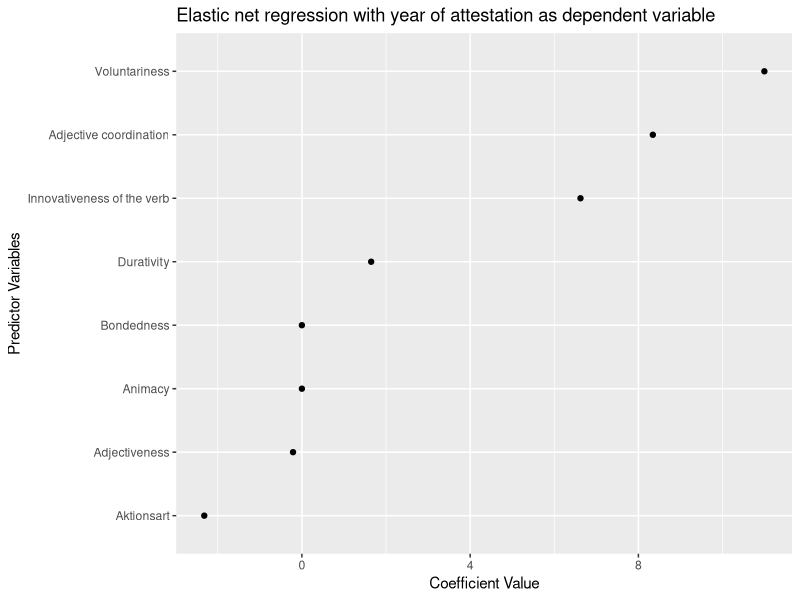
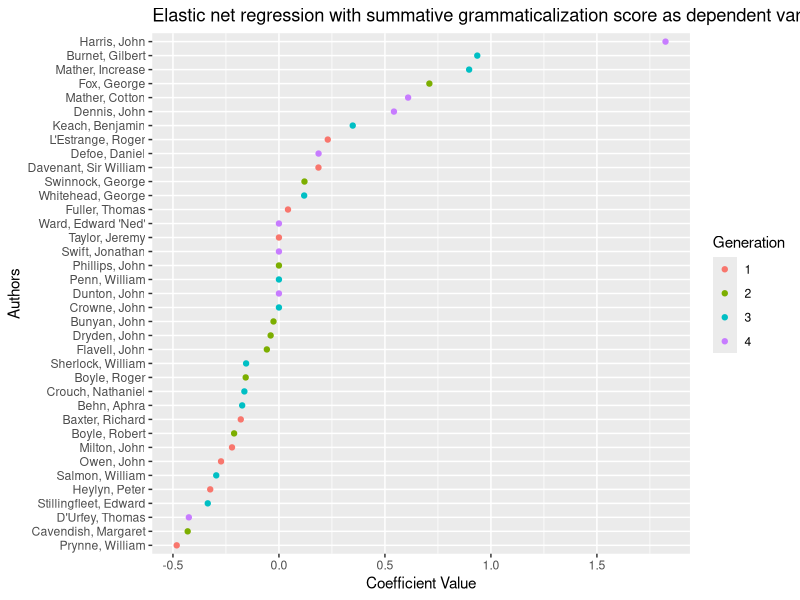
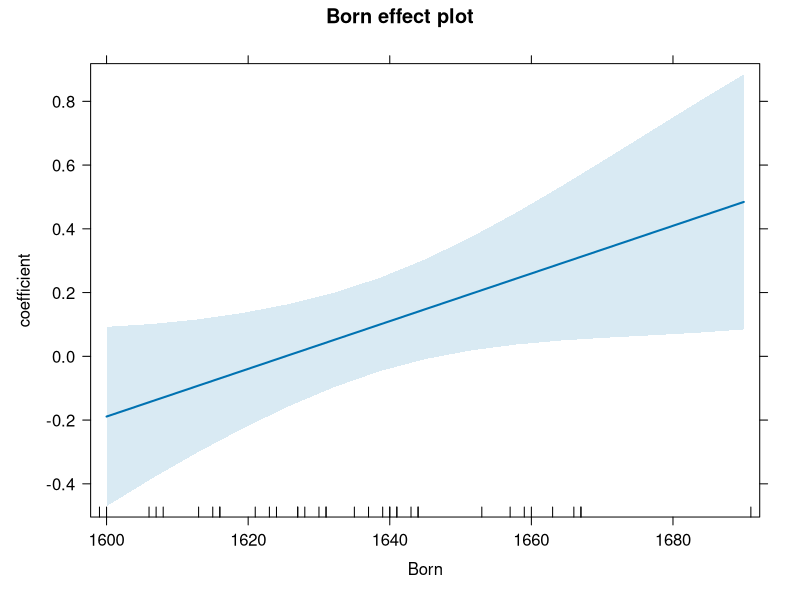
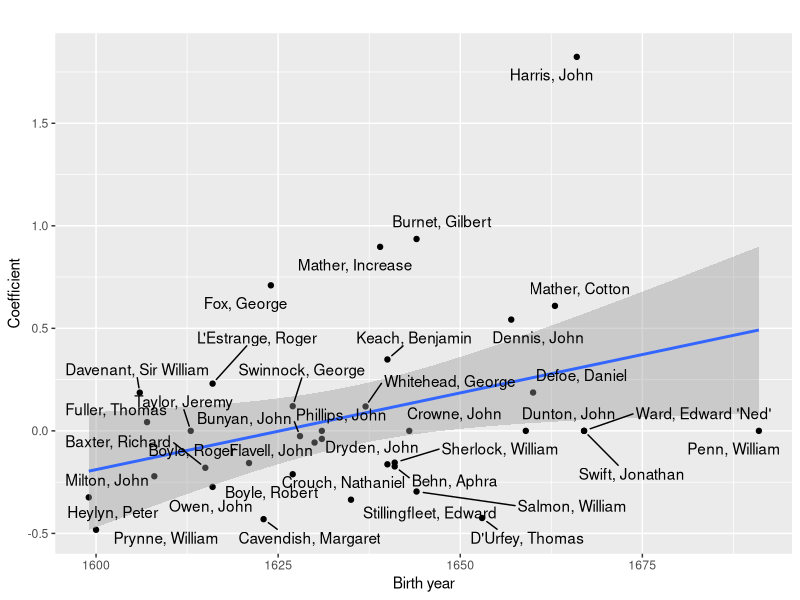

Generate these figures, in order, with R:
#### Read libraries ####
library(readxl)
library(stats)
library(dplyr)
library(lme4)
library(ggplot2)
library(car)
library(glmnet)
library(tibble)
library(effects)

set.seed(20)

#### Read dataset ####
keep <- read_xlsx("Keep_Ving_Dataset.xlsx", 
                  sheet=1, 
                  col_names = TRUE)

author_details <- read_xlsx("author_details.xlsx", 
                  sheet=1, 
                  col_names = TRUE)

keep <- merge(keep, author_details, by = "author", all.x = TRUE)


# Drop "double" annotations used for collexeme analysis
keep <- subset(keep, ID!="double")

# Drop 5th generation (too little attestations)
keep <- subset(keep, generation!=5)

#### Grammaticalization Scores ####

adj_data <- read_xlsx("adjectivalness_analysis.xlsx", 
                  sheet=1, 
                  col_names = TRUE)

keep <- merge(keep, adj_data, by.x = "ing_form", by.y = "Word", all.x = TRUE)



collexeme_data <- read_xlsx("collexemes_keep.xlsx", 
                      sheet=1, 
                      col_names = TRUE)

keep <- merge(keep, collexeme_data, by.x = "Verb", by.y = "words", all.x = TRUE)

keep$Adjectiveness <- 1 - keep$Adjectiveness

keep$Score <- keep$Adj_score +
  keep$Durative_score +
  keep$Aktionsart_score + 
  keep$Animacy_subject_score +
  keep$Bondedness_score +
  keep$Voluntariness_score +
  keep$Adjectiveness +
  keep$Innovativeness_score


#### Grammaticalization variable selection with elastic net regression ####

# Predictor variables
X <- as.matrix(keep[, c("Adj_score",
                        "Innovativeness_score",
                        "Durative_score",
                        "Aktionsart_score",
                        "Animacy_subject_score",
                        "Bondedness_score",
                        "Adjectiveness_score",
                        "Voluntariness_score")])

correlation_matrix <- cor(X)
print(correlation_matrix)

# Dependent variable
Y <- keep$textDate  

# Define alphas to test
alphas <- seq(0, 1, by = 0.1)

# Initialize an empty data frame to store final results
results <- tibble(alpha = numeric(), lambda = numeric(), mse = numeric(), non_zero = numeric(), model_name = factor())

# Set up the cross-validation loop
for (i in seq_along(alphas)) {
  alpha <- alphas[i]
  
  cvfit_name <- paste("fit_alpha_", i, sep = "")
  
  # Fit the model using cross-validation: mean squared error --> cv.glmnet()
  assign(cvfit_name, cv.glmnet(X, Y, alpha = alpha, type.measure = "mse", nfolds = 10))  # Assign a unique name to each cvfit
  
  # Extract the lambda value for minimum MSE
  lambda_min <- get(cvfit_name)$lambda.min
  
  # Extract mean squared error for lambda.min
  mse_min <- get(cvfit_name)$cvm[which(get(cvfit_name)$lambda == lambda_min)]
  
  # Extract non-zero coefficients for lambda.min
  non_zero <- get(cvfit_name)$nzero[which(get(cvfit_name)$lambda == lambda_min)]
  
  # Combine alpha, lambda, mse, and non-zero coefficients into a data frame
  alpha_lambda_mse <- tibble(
    alpha = alpha,
    lambda = lambda_min,
    mse = mse_min,
    non_zero = non_zero,
    model_name = cvfit_name
  )
  
  # Append to results data frame
  results <- bind_rows(results, alpha_lambda_mse)
}


# Print results
print(results)

# Get coefficients
coefficients <- coef(fit_alpha_3, s = "lambda.min") 

# Print coefficients
print(coefficients)

# Extract coefficients and variable names
coef_values <- as.matrix(coefficients)[-1, ]  # Exclude intercept
variable_names <- names(coef_values)

# Convert coefficients to a data frame
coef_keep <- data.frame(variable = variable_names, coefficient = coef_values)

# Arrange the data frame by coefficient value in descending order
coef_keep <- coef_keep %>%
  arrange(desc(coefficient))

# Rename variables for clean plot
coef_keep$variable <- sub("Adj_score", "Adjective coordination", coef_keep$variable)
coef_keep$variable <- sub("Innovativeness_score", "Innovativeness of the verb", coef_keep$variable)
coef_keep$variable <- sub("Durative_score", "Durativity", coef_keep$variable)
coef_keep$variable <- sub("Animacy_subject_score", "Aktionsart", coef_keep$variable)
coef_keep$variable <- sub("Aktionsart_score", "Animacy", coef_keep$variable)
coef_keep$variable <- sub("Bondedness_score", "Bondedness", coef_keep$variable)
coef_keep$variable <- sub("Adjectiveness_score", "Adjectiveness", coef_keep$variable)
coef_keep$variable <- sub("Voluntariness_score", "Voluntariness", coef_keep$variable)

# Create scatter plot with flipped axes
ggplot(coef_keep, aes(x = coefficient, y = reorder(variable, coefficient))) +
  geom_point(color = "black") +
  labs(title = "Elastic net regression with year of attestation as dependent variable",
       x = "Coefficient Value", y = "Predictor Variables") +
  theme(axis.text.y = element_text(hjust = 1, vjust = 0.5))


#### Author level ####

# One-hot encode author
encoded_authors <- model.matrix(~ author - 1, data = keep)

# Prepare the data
X_authors <- encoded_authors  # Predictor variables
Y_score <- keep$Score  # Dependent variable

# Define alphas to test
alphas <- seq(0, 1, by = 0.1)

# Initialize an empty dataframe to store results
results_authors <- tibble(alpha = numeric(), lambda = numeric(), mse = numeric(), non_zero = numeric(), model_name = factor())

# Set up the cross-validation loop
for (i in seq_along(alphas)) {
  alpha <- alphas[i]
  
  cvfit_name <- paste("authorfit_alpha_", i, sep = "")
  
  # Fit the model using cross-validation: mean squared error --> cv.glmnet()
  assign(cvfit_name, cv.glmnet(X_authors, Y_score, alpha = alpha, type.measure = "mse", nfolds = 10))  # Assign a unique name to each cvfit
  
  # Extract the lambda value for minimum MSE
  lambda_min <- get(cvfit_name)$lambda.min
  
  # Extract mean squared error for lambda.min
  mse_min <- get(cvfit_name)$cvm[which(get(cvfit_name)$lambda == lambda_min)]
  
  # Extract non-zero coefficients for lambda.min
  non_zero <- get(cvfit_name)$nzero[which(get(cvfit_name)$lambda == lambda_min)]
  
  # Combine alpha, lambda, mse, and non-zero coefficients into a dataframe
  alpha_lambda_mse <- tibble(
    alpha = alpha,
    lambda = lambda_min,
    mse = mse_min,
    non_zero = non_zero,
    model_name = cvfit_name
  )
  
  # Append to results dataframe
  results_authors <- bind_rows(results_authors, alpha_lambda_mse)
}

# Print results
print(results_authors)

# Get coefficients
author_coefficients <- coef(authorfit_alpha_2, s = "lambda.min")

# Print coefficients
print(author_coefficients)

# Extract coefficients and variable names
author_values <- as.matrix(author_coefficients)[-1, ]  # Exclude intercept
author_names <- names(author_values)

# Convert coefficients to a data frame
author_coef_keep <- data.frame(variable = author_names, coefficient = author_values)

# Arrange the data frame by coefficient value in descending order
author_coef_keep <- author_coef_keep %>%
  arrange(desc(author_coef_keep))

# Clean up data frame
author_coef_keep$variable <- sub("^author", "", author_coef_keep$variable)
author_coef_keep$author <- author_coef_keep$variable

author_coef_keep <- left_join(author_coef_keep , keep[c("author", "generation", "Born", "Died", "Profession", "place_binary")], by = "author")
author_coef_keep <- author_coef_keep[!duplicated(author_coef_keep$author), ]

# Create scatter plot with flipped axes
ggplot(author_coef_keep, aes(x = coefficient, y = reorder(variable, coefficient))) +
  geom_point(aes(color = as.factor(generation))) +
  labs(title = "Elastic net regression with summative grammaticalization score as dependent variable",
       x = "Coefficient Value", y = "Authors",
       color = "Generation") +
  theme(axis.text.y = element_text(hjust = 1, vjust = 0.5))

birth_coeff_model <- lm(coefficient ~ Born, data = author_coef_keep)
print(summary(birth_coeff_model))
plot(allEffects(birth_coeff_model))

library(ggrepel)

ggplot(author_coef_keep, aes(x = Born, y = coefficient)) +
  geom_point() +
  geom_smooth(method = "lm") +
  geom_text_repel(aes(label = author), 
                  box.padding = 0.5,
                  point.padding = 0.5,
                  max.overlaps = 40) +  # Adjust the max.overlaps value
  labs(title = "", x = "Birth year", y = "Coefficient") +
  theme(axis.text.y = element_text(hjust = 1, vjust = 0.5))
